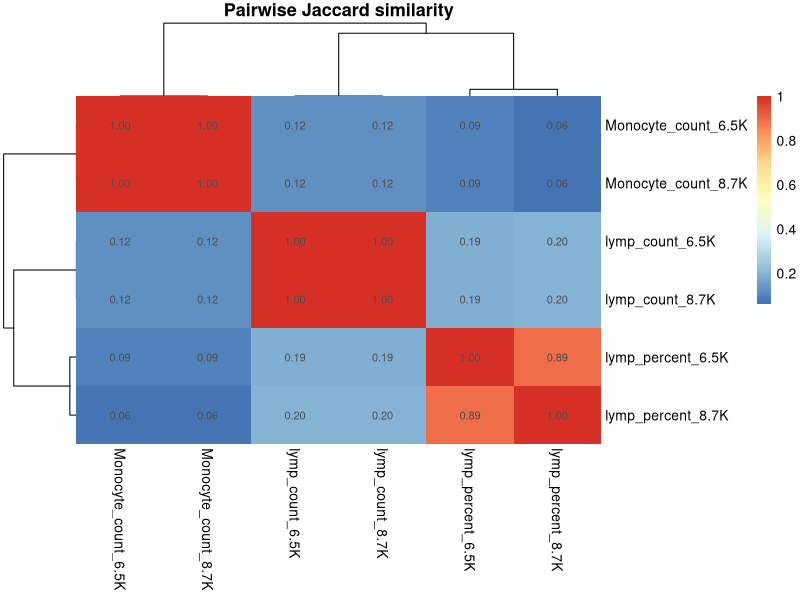
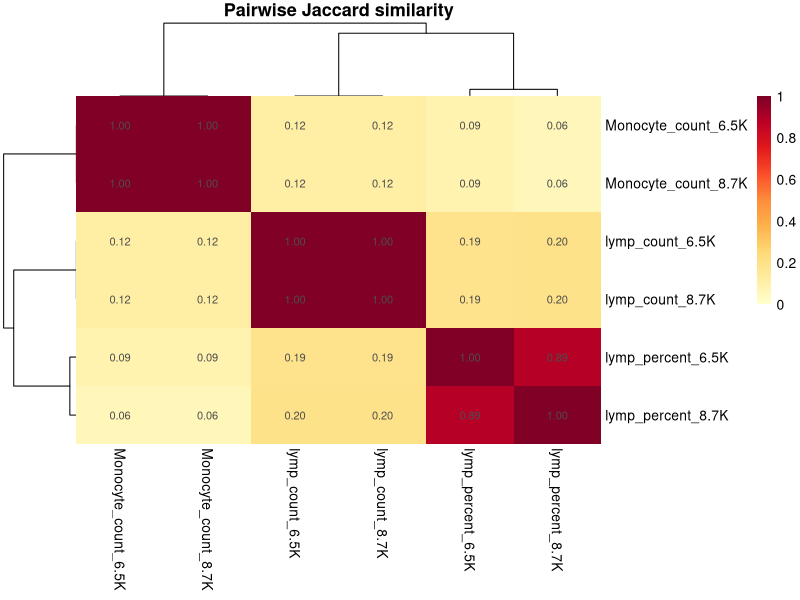
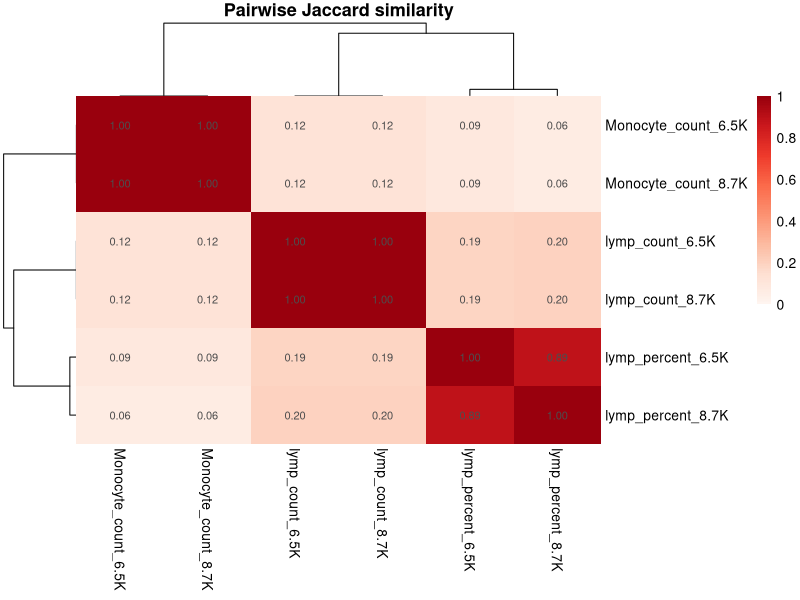
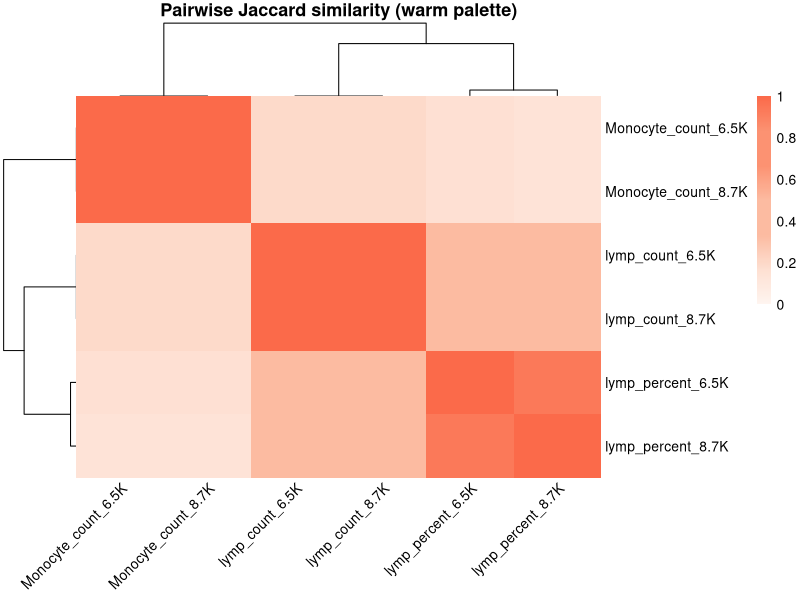
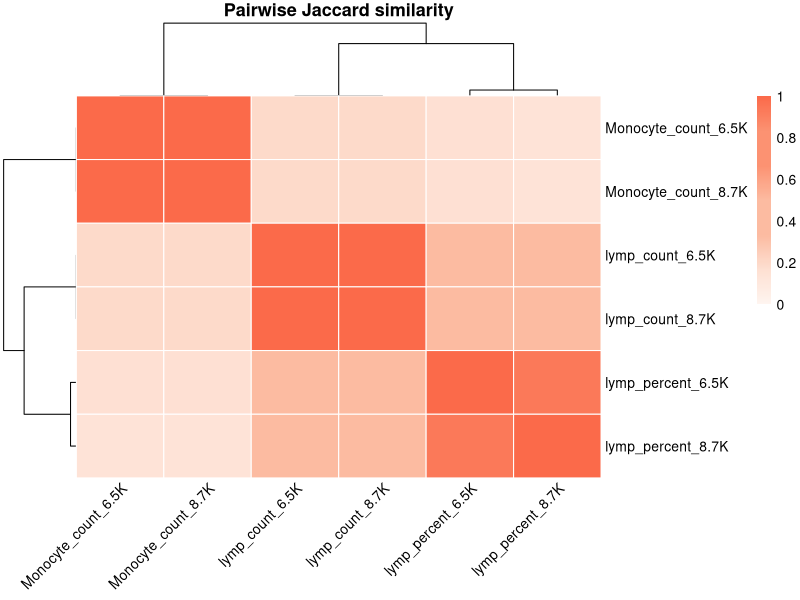
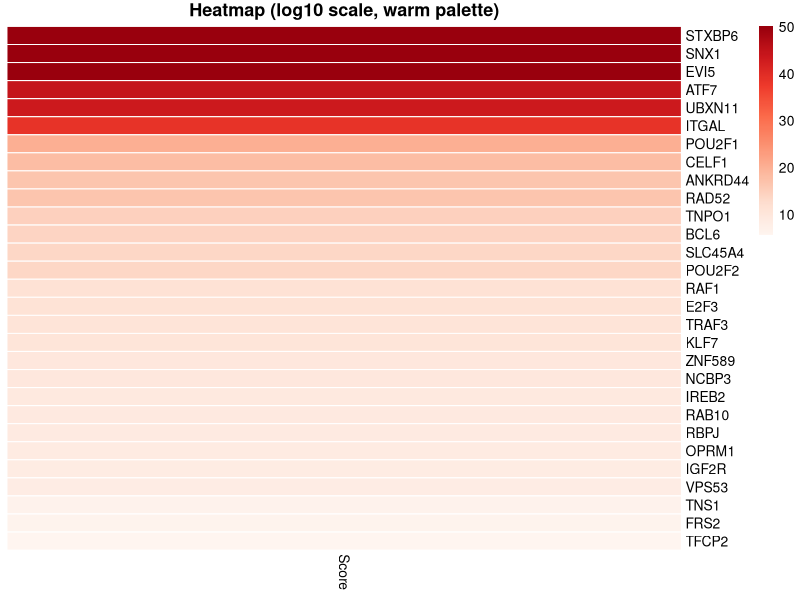

Here is the R script that generated these plots, in order:

#---2025-09-05

# ---- 1) 读入数据（两种方式二选一）----

## 方式A：若你有一个Excel/CSV，列名=集合名，列里是条目（允许为空格/NA）
# path <- "your_file.xlsx"  # 或 "your_file.csv"
# if (grepl("\\.xlsx$", path, ignore.case = TRUE)) {
#   library(readxl)
#   df <- readxl::read_excel(path)
# } else {
#   library(readr)
#   df <- readr::read_csv(path, col_types = readr::cols(.default = readr::col_character()))
# }

## 方式B：直接在 R 里定义（示例，替换为你的6列条目）
# 每个向量就是一列里的条目
Monocyte_count_6.5K <- c(
  "PABPC1_Introns","RBM47_Introns","XRN2_Introns","YBX3_Introns","HNRNPC_Introns",
  "ZNF148_Introns","CELF1_3UTR","DDX21_5UTR","DDX3X_5UTR","TRA2A_5UTR","RYBP_3UTR",
  "ILF3_3UTR","TAF15_3UTR","NIPBL_5UTR","FAM120A_5UTR","QKI_5UTR","IGF2BP1_5UTR",
  "PUM2_5UTR","EIF4A1_5UTR","AKAP1_5UTR","LIN28A_5UTR","WTAP_5UTR","RPRD2_5UTR",
  "HNRNPH2_5UTR","YTHDF3_5UTR","DDX21_3UTR","DDX3X_3UTR","TRA2A_3UTR"
)
Monocyte_count_8.7K <- c(
  "PABPC1_Introns","RBM47_Introns","XRN2_Introns","YBX3_Introns","HNRNPC_Introns",
  "ZNF148_Introns","CELF1_3UTR","DDX21_5UTR","DDX3X_5UTR","TRA2A_5UTR","RYBP_3UTR",
  "ILF3_3UTR","TAF15_3UTR","NIPBL_5UTR","FAM120A_5UTR","QKI_5UTR","IGF2BP1_5UTR",
  "PUM2_5UTR","EIF4A1_5UTR","AKAP1_5UTR","LIN28A_5UTR","WTAP_5UTR","RPRD2_5UTR",
  "HNRNPH2_5UTR","YTHDF3_5UTR","DDX21_3UTR","DDX3X_3UTR","TRA2A_3UTR"
)
lymp_count_6.5K   <- c("EEF2_5UTR","TAF15_5UTR","NIPBL_5UTR","DDX3X_5UTR","QKI_5UTR",
                       "LARP7_Introns","SRSF1_Introns","RTCA_Introns","DEK_Introns","RBM47_Introns")
lymp_count_8.7K   <- c("EEF2_5UTR","TAF15_5UTR","NIPBL_5UTR","DDX3X_5UTR","QKI_5UTR",
                       "LARP7_Introns","SRSF1_Introns","RTCA_Introns","DEK_Introns","RBM47_Introns")
lymp_percent_6.5K <- c("NIPBL_5UTR","NXF1_5UTR","PUM1_5UTR","TNRC6C_5UTR","HNRNPC_Introns",
                       "HNRNPC_5UTR","FMR1_5UTR","QKI_5UTR","DEK_Introns")
lymp_percent_8.7K <- c("NIPBL_5UTR","NXF1_5UTR","PUM1_5UTR","TNRC6C_5UTR","HNRNPC_5UTR",
                       "FMR1_5UTR","QKI_5UTR","DEK_Introns")

# 组装成 named list（如果用了方式A，就把 df 转为 sets）
sets <- list(
  Monocyte_count_6.5K = Monocyte_count_6.5K,
  Monocyte_count_8.7K = Monocyte_count_8.7K,
  lymp_count_6.5K     = lymp_count_6.5K,
  lymp_count_8.7K     = lymp_count_8.7K,
  lymp_percent_6.5K   = lymp_percent_6.5K,
  lymp_percent_8.7K   = lymp_percent_8.7K
)

# 若你用方式A（df），请用下面两行把每列转集合（自动去空、去重）：
# sets <- lapply(df, function(x) unique(na.omit(trimws(x[x != ""]))))
# names(sets) <- make.unique(names(sets))

# ---- 2) 计算 Jaccard 相似度矩阵 ----
jaccard <- function(a, b) {
  a <- unique(a); b <- unique(b)
  if (length(a) == 0 && length(b) == 0) return(1)  # 两个空集时定义为1
  length(intersect(a, b)) / length(union(a, b))
}

n <- length(sets)
J <- matrix(0, n, n, dimnames = list(names(sets), names(sets)))
for (i in seq_len(n)) {
  for (j in seq_len(n)) {
    J[i, j] <- jaccard(sets[[i]], sets[[j]])
  }
}

# （可选）看看集合大小与交集数
sizes <- sapply(sets, length)
overlaps <- outer(names(sets), names(sets),
                  Vectorize(function(x,y) length(intersect(sets[[x]], sets[[y]]))))
dimnames(overlaps) <- list(names(sets), names(sets))
sizes; overlaps  # 查看

# ---- 3) 画热图 ----
library(pheatmap)
pheatmap(J,
         cluster_rows = TRUE, cluster_cols = TRUE,
         display_numbers = TRUE, number_format = "%.2f",
         border_color = NA, legend = TRUE,
         main = "Pairwise Jaccard similarity")

# （可选）保存图片
# ggsave("jaccard_heatmap.png", width = 6, height = 5, dpi = 300)




library(RColorBrewer)
warm_cols <- colorRampPalette(brewer.pal(9, "YlOrRd"))(100)

pheatmap(J,
         color = warm_cols,
         breaks = seq(0, 1, length.out = 101),  # 0~1 等距映射
         cluster_rows = TRUE, cluster_cols = TRUE,
         display_numbers = TRUE, number_format = "%.2f",
         border_color = NA, main = "Pairwise Jaccard similarity")



warm_cols <- colorRampPalette(c("#FFF5F0","#FEE0D2","#FCBBA1","#FC9272",
                                "#FB6A4A","#EF3B2C","#CB181D","#99000D"))(120)

pheatmap(J, color = warm_cols, breaks = seq(0,1,length.out=121),
         cluster_rows = TRUE, cluster_cols = TRUE,
         display_numbers = TRUE, number_format = "%.2f",
         border_color = NA, main = "Pairwise Jaccard similarity")





# ---- Packages ----
library(pheatmap)
library(RColorBrewer)

# ---- 1) 定义6个集合（每个向量是一列的条目；可随时增删） ----
Monocyte_count_6.5K <- c(
  "PABPC1_Introns","RBM47_Introns","XRN2_Introns","YBX3_Introns","HNRNPC_Introns",
  "ZNF148_Introns","CELF1_3UTR","DDX21_5UTR","DDX3X_5UTR","TRA2A_5UTR","RYBP_3UTR",
  "ILF3_3UTR","TAF15_3UTR","NIPBL_5UTR","FAM120A_5UTR","QKI_5UTR","IGF2BP1_5UTR",
  "PUM2_5UTR","EIF4A1_5UTR","AKAP1_5UTR","LIN28A_5UTR","WTAP_5UTR","RPRD2_5UTR",
  "HNRNPH2_5UTR","YTHDF3_5UTR","DDX21_3UTR","DDX3X_3UTR","TRA2A_3UTR"
)

Monocyte_count_8.7K <- c(
  "PABPC1_Introns","RBM47_Introns","XRN2_Introns","YBX3_Introns","HNRNPC_Introns",
  "ZNF148_Introns","CELF1_3UTR","DDX21_5UTR","DDX3X_5UTR","TRA2A_5UTR","RYBP_3UTR",
  "ILF3_3UTR","TAF15_3UTR","NIPBL_5UTR","FAM120A_5UTR","QKI_5UTR","IGF2BP1_5UTR",
  "PUM2_5UTR","EIF4A1_5UTR","AKAP1_5UTR","LIN28A_5UTR","WTAP_5UTR","RPRD2_5UTR",
  "HNRNPH2_5UTR","YTHDF3_5UTR","DDX21_3UTR","DDX3X_3UTR","TRA2A_3UTR"
)

lymp_count_6.5K <- c(
  "EEF2_5UTR","TAF15_5UTR","NIPBL_5UTR","DDX3X_5UTR","QKI_5UTR",
  "LARP7_Introns","SRSF1_Introns","RTCA_Introns","DEK_Introns","RBM47_Introns",
  "HNRNPC_Introns",          # 新增
  "TAF15_3UTR",              # 新增
  "FMR1_5UTR","NIPBL_CDS","DDX3X_3UTR"
)

lymp_count_8.7K <- c(
  "EEF2_5UTR","TAF15_5UTR","NIPBL_5UTR","DDX3X_5UTR","QKI_5UTR",
  "LARP7_Introns","SRSF1_Introns","RTCA_Introns","DEK_Introns","RBM47_Introns",
  "HNRNPC_Introns",          # 新增
  "TAF15_3UTR",              # 新增
  "FMR1_5UTR","NIPBL_CDS","DDX3X_3UTR"
)

lymp_percent_6.5K <- c(
  "NIPBL_5UTR","NXF1_5UTR","PUM1_5UTR","TNRC6C_5UTR",
  "HNRNPC_Introns","HNRNPC_5UTR","FMR1_5UTR","QKI_5UTR","DEK_Introns",
  "EEF2_5UTR","SRSF1_CDS",   # 新增
  "DDX3X_3UTR","DDX3X_5UTR","RBM47_Introns","FMR1_3UTR"
)

lymp_percent_8.7K <- c(
  "NIPBL_5UTR","NXF1_5UTR","PUM1_5UTR","TNRC6C_5UTR",
  "HNRNPC_5UTR","FMR1_5UTR","QKI_5UTR","DEK_Introns",
  "EEF2_5UTR","SRSF1_CDS",   # 新增
  "DDX3X_3UTR","DDX3X_5UTR","RBM47_Introns","FMR1_3UTR"
)

# ---- 2) 组装为 named list，并做清洗（去重、去空格与空值） ----
sets <- list(
  Monocyte_count_6.5K = Monocyte_count_6.5K,
  Monocyte_count_8.7K = Monocyte_count_8.7K,
  lymp_count_6.5K     = lymp_count_6.5K,
  lymp_count_8.7K     = lymp_count_8.7K,
  lymp_percent_6.5K   = lymp_percent_6.5K,
  lymp_percent_8.7K   = lymp_percent_8.7K
)
clean_vec <- function(x) unique(na.omit(trimws(x[x != ""])))
sets <- lapply(sets, clean_vec)

# ---- 3) 计算两两 Jaccard 相似度、交集数与集合大小 ----
jaccard <- function(a, b) {
  a <- unique(a); b <- unique(b)
  if (length(a) == 0 && length(b) == 0) return(1)
  length(intersect(a, b)) / length(union(a, b))
}

n <- length(sets)
J <- matrix(0, n, n, dimnames = list(names(sets), names(sets)))
for (i in seq_len(n)) for (j in seq_len(n)) J[i, j] <- jaccard(sets[[i]], sets[[j]])

sizes <- sapply(sets, length)
overlaps <- outer(names(sets), names(sets),
                  Vectorize(function(x,y) length(intersect(sets[[x]], sets[[y]]))))
dimnames(overlaps) <- list(names(sets), names(sets))

cat("Sizes:\n"); print(sizes)
cat("\nPairwise overlaps (counts):\n"); print(overlaps)
cat("\nJaccard matrix:\n"); print(round(J, 3))

# ---- 4) 纯暖色渐变 + 用 (1 - J) 作为聚类距离 ----
warm_cols <- colorRampPalette(c("#FFF5F0","#FEE0D2","#FCBBA1","#FC9272",
                                "#FB6A4A","#EF3B2C","#CB181D","#99000D"))(200)
warm_cols <- colorRampPalette(c("grey","#FFF5F0","#FEE0D2","#FCBBA1","#FCBBA1","#FC9272","#FC9272",
                                "#FB6A4A"))(200)
warm_cols <- colorRampPalette(c("#FFF5F0","#FEE0D2","#FCBBA1","#FCBBA1","#FC9272","#FC9272",
                                "#FB6A4A"))(200)

# 用 1-J 做层次聚类，便于和相似度一致地解释
d  <- as.dist(1 - J)
hc <- hclust(d, method = "average")

pheatmap(J,
         color = warm_cols,
         breaks = seq(0, 1, length.out = length(warm_cols) + 1),
         cluster_rows = hc, cluster_cols = hc,   # 使用上面的距离/树
         display_numbers =F, number_format = "%.2f",
         number_color = "black", fontsize_number = 9,
         border_color = NA, angle_col = 45,
         main = "Pairwise Jaccard similarity (warm palette)")



pheatmap(J,
         color = warm_cols,
         breaks = seq(0,1,length.out=length(warm_cols)+1),
         cluster_rows = hc, cluster_cols = hc,
         display_numbers = F, number_format = "%.2f",
         number_color = "black", fontsize_number = 9,
         border_color = "white",      # ← 每个格子白色边框
         angle_col = 45, main = "Pairwise Jaccard similarity")



# ---- 5) 可选：导出结果 ----
# write.csv(J,        "jaccard_matrix.csv")
# write.csv(overlaps, "overlap_counts.csv")
# png("jaccard_heatmap_warm.png", width = 1800, height = 1500, res = 200)
# pheatmap(J, color = warm_cols,
#          breaks = seq(0, 1, length.out = length(warm_cols) + 1),
#          cluster_rows = hc, cluster_cols = hc,
#          display_numbers = TRUE, number_format = "%.2f",
#          number_color = "black", fontsize_number = 9,
#          border_color = NA, angle_col = 45,
#          main = "Pairwise Jaccard similarity (warm palette)")
# dev.off()



# ---- 数据 ----
txt <- "
ZNF589   9.817870786
VPS53    8.186819467
UBXN11   43.12496486
TRAF3    10.58236226
TNS1     6.36713796
TNPO1    14.58526429
TFCP2    5.630969778
STXBP6   50
SNX1     50
SLC45A4  13.58479555
RBPJ     8.868702203
RAF1     11.3705904
RAD52    16.57228862
RAB10    9.020269569
POU2F2   13.55424016
POU2F1   20.25125346
OPRM1    8.549289122
NCBP3    9.786747948
KLF7     10.49227902
ITGAL    38.6644053
IREB2    9.338187314
IGF2R    8.488250289
FRS2     6.271808601
EVI5     50
E2F3     11.17652577
CELF1    18.00436481
BCL6     13.98046832
ATF7     44.43427021
ANKRD44  16.65619767
"

dat <- read.table(text = txt, header = FALSE,
                  col.names = c("Gene","Value"),
                  stringsAsFactors = FALSE)
dat <- dat[order(dat$Value, decreasing = TRUE), ]

# 矩阵（1 列），行名为基因
mat <- matrix(dat$Value, ncol = 1)
rownames(mat) <- dat$Gene
colnames(mat) <- "Score"

# ---- 颜色（纯暖色）----
library(pheatmap)
warm_cols <- colorRampPalette(c("#FFF5F0","#FEE0D2","#FCBBA1","#FC9272",
                                "#FB6A4A","#EF3B2C","#CB181D","#99000D"))(200)

# ---- 默认：log10 色阶（更均衡）----
mat_log <- mat   # +1 避免 log(0)
pheatmap(mat_log,
         color = warm_cols,
         breaks = seq(min(mat_log), max(mat_log), length.out = length(warm_cols)+1),
         cluster_rows = FALSE, cluster_cols = FALSE,
         border_color = "white",           # 每格白线分隔
         display_numbers = FALSE,
         main = "Heatmap (log10 scale, warm palette)")

# ---- 可选：线性色阶（若不想压缩动态范围则用这段）----
# pheatmap(mat,
#          color = warm_cols,
#          breaks = seq(min(mat), max(mat), length.out = length(warm_cols)+1),
#          cluster_rows = FALSE, cluster_cols = FALSE,
#          border_color = "white",
#          display_numbers = FALSE,
#          main = "Heatmap (linear, warm palette)")
